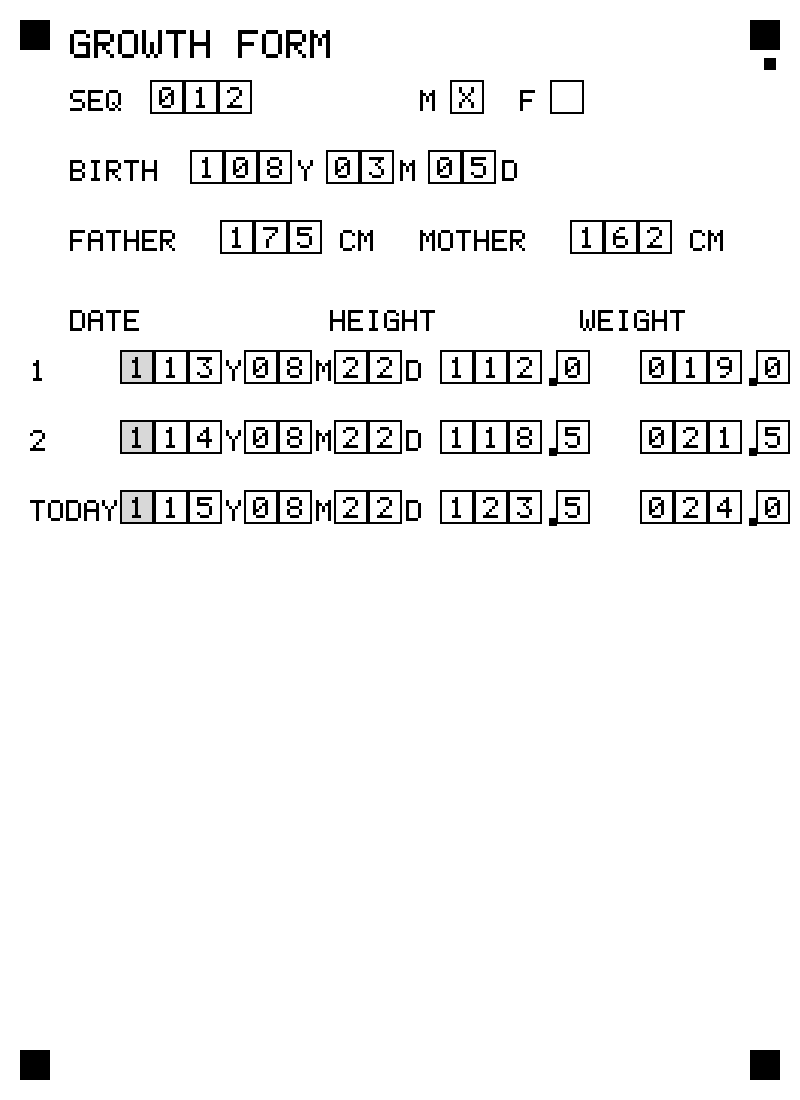
#> input picture pwa/api/_v1-scripts/test-form.png, 800 x 1100 px
$ python -i geometry.py   (imports and definitions only)   (older library calls are emulated)
#> lines starting #> are read from the running program, lines starting #| are printed output that depends on the picture; after the words box and inside, x2 and y2 are one past the last pixel; in counts of white or black regions, pixels touching at a corner belong together
#> further down, picture is the input picture: shape (1100, 800); min 0, max 255, mean 243.5
# -*- coding: utf-8 -*-
"""照片 → 四角定位 → 方向判斷 → 透視校正成 8 px/mm 的標準灰階影像。

失敗一律丟 GeometryError，訊息寫成「護理師看得懂、知道怎麼重拍」的句子。
"""
from __future__ import annotations

import io
from dataclasses import dataclass, field

import cv2
import numpy as np

from .template import PX_PER_MM, Template


class GeometryError(ValueError):
    """幾何校正失敗；message 直接回給前端當重拍指引。"""


@dataclass
class Quality:
    rotation: int = 0  # 照片相對表單的旋轉角（0/90/180/270），已在輸出影像中校正
    brightness: float = 0.0  # 原圖平均亮度 0–255
    sharpness: float = 0.0  # Laplacian 變異數，越小越糊
    marker_area_cv: float = 0.0  # 四塊定位塊面積的變異係數，越大代表透視越歪
    sheet_coverage: float = 0.0  # 定位塊四邊形佔畫面比例，太小代表拍太遠
    dot_score: float = 0.0  # 方向點的對比分數（判方向的信心來源）
    grid_score: float = 0.0  # 校正後格線與版面的吻合度
    warnings: list[str] = field(default_factory=list)

    # [11 lines left out: function as_dict, not called in this run]


CORNER_NAMES_ZH = {"tl": "左上", "tr": "右上", "br": "右下", "bl": "左下"}

# 校正後「格線位置真的有線」的最低比例。實測正確校正 0.44–0.73，錯誤校正 ≈ 0。
GRID_MIN = 0.18
GRID_WARN = 0.30


# [19 lines left out: functions decode_image, to_gray, not called in this run]


def _binarize(gray: np.ndarray) -> np.ndarray:
    """回傳「墨水=255」的二值圖。先 Otsu，太暗或光照不均時退回自適應。"""
    blur = cv2.GaussianBlur(gray, (5, 5), 0)
    _, otsu = cv2.threshold(blur, 0, 255, cv2.THRESH_BINARY_INV + cv2.THRESH_OTSU)
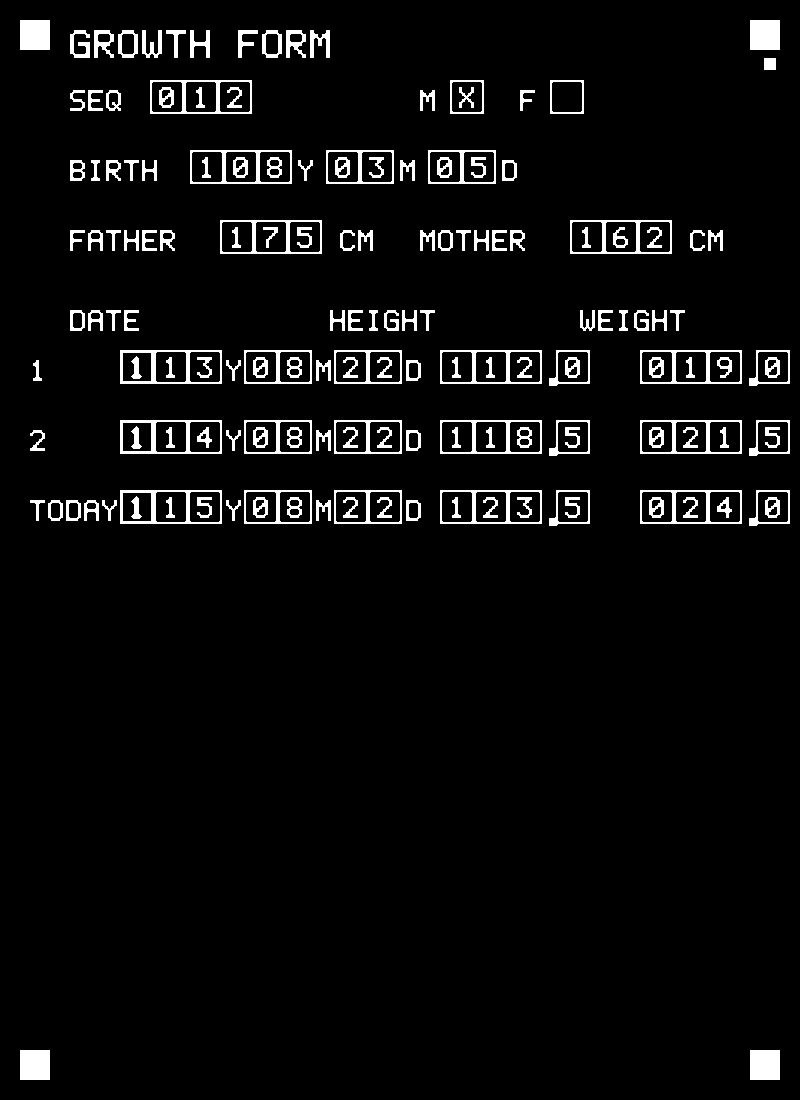
#> otsu: shape (1100, 800); 4.7% white; 167 white regions, largest, box (x1, y1, x2, y2) and area: (20, 20, 50, 50) 900, (750, 20, 780, 50) 900, (20, 1050, 50, 1080) 900
    ink_ratio = float(np.count_nonzero(otsu)) / otsu.size
#> ink_ratio = 0.047
    if 0.002 < ink_ratio < 0.5:
        return otsu
    block = max(31, (min(gray.shape[:2]) // 20) | 1)
    return cv2.adaptiveThreshold(
        blur, 255, cv2.ADAPTIVE_THRESH_GAUSSIAN_C, cv2.THRESH_BINARY_INV, block, 12
    )


# [189 lines left out: functions _square_candidates, _order_quad, _quad_shape_ok, _pick_four, _missing_corner_message, _homography and 1 more, not called in this run]


_GRID_MASK_CACHE: dict[int, tuple[np.ndarray, np.ndarray]] = {}


# [49 lines left out: functions _grid_masks, flatten_illumination, grid_score, not called in this run]


@dataclass
class Corrected:
    image: np.ndarray  # 8 px/mm 灰階，1680×2376
    quality: Quality
    homography: np.ndarray


# [89 lines left out: function rectify, not called in this run]


def rectify_bytes(data: bytes, tpl: Template) -> Corrected:
    return rectify(decode_image(data), tpl)

>>> import cv2
>>> picture = cv2.imread('../../pwa/api/_v1-scripts/test-form.png', cv2.IMREAD_GRAYSCALE)
>>> result = _binarize(picture)
